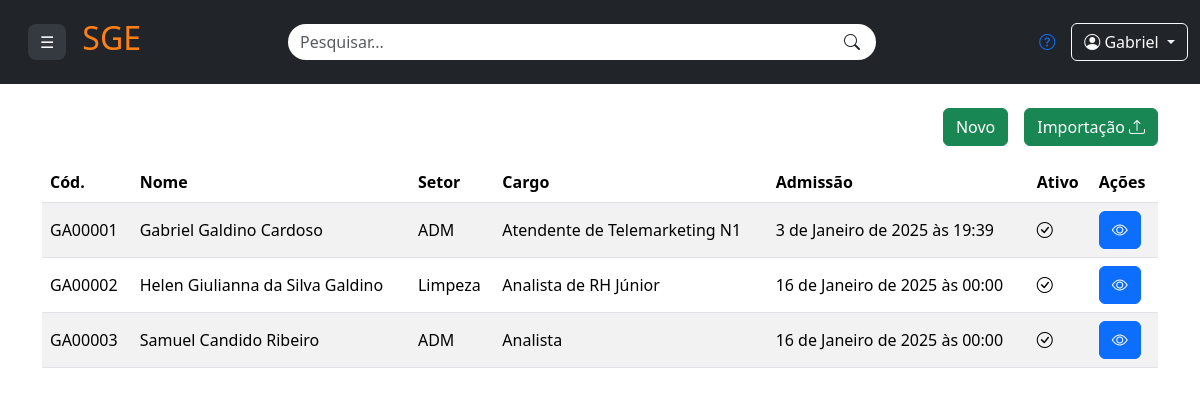
The page /colaboradores/ (signed in) on the database as committed earlier.
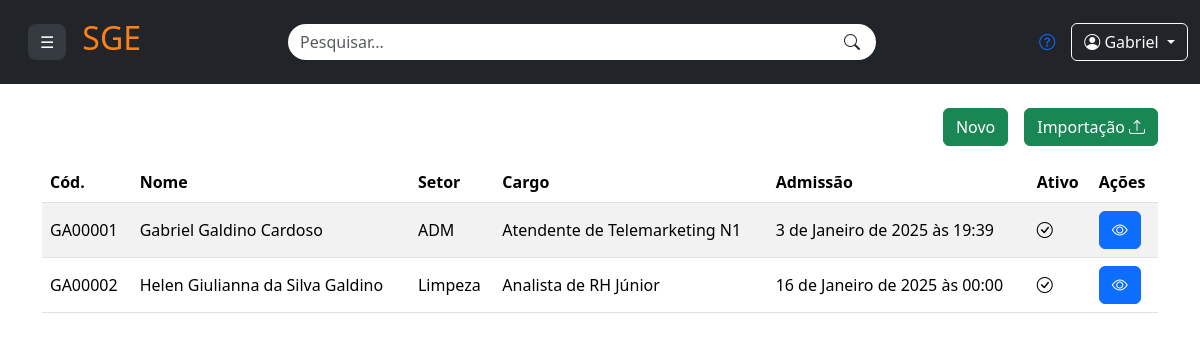
The same page on the database as committed later.
### Usuario/models.py (models this page shows, shortened)
class Colaborador(AbstractUser):
    def validar_cpf(value):
        cpf = CPF()
        if not cpf.validate(value):
            raise ValidationError('CPF inválido.')
    cpf = models.CharField(max_length=14, unique=True, validators=[validar_cpf])
    email = models.EmailField(max_length=50, unique=True)
    telefone = models.CharField(max_length=15, blank=True, null=True)
    endereco = models.ForeignKey(
        Endereco, on_delete=models.PROTECT, blank=True, null=True)
    data_nascimento = models.DateField(blank=True, null=True)
    empresa = models.ForeignKey(
        Empresa, on_delete=models.PROTECT, blank=True, null=True, related_name='colaboradores')
    setor = models.ForeignKey(Setor, on_delete=models.PROTECT,
                              blank=True, null=True, related_name='cargo')
    cargo = models.ForeignKey(Cargo, on_delete=models.PROTECT,
                              blank=True, null=True, related_name='cargo')
    matricula = models.CharField(max_length=20, unique=True)
    data_demissao = models.DateField(blank=True, null=True)
    is_active = models.BooleanField(default=1)
    USERNAME_FIELD = 'username'

### Organização/models.py (models this page shows)
class Setor(models.Model):
    nome_setor = models.CharField('Setor', max_length=100, unique=True)
    empresa = models.ForeignKey(Empresa, on_delete=models.CASCADE, related_name='setores')
    def __str__(self):
        return self.nome_setor

class Cargo(models.Model):
    nome_cargo = models.CharField('Cargo', max_length=100, unique=True)
    setor = models.ForeignKey(Setor, on_delete=models.CASCADE, related_name='cargos')
    def __str__(self):
        return self.nome_cargo
    def __init__(self, *args, **kwargs):
        user = kwargs.get('user', None)
        super().__init__(*args, **kwargs)
        if user:
            setores_usuario = Setor.objects.filter(usuario__empresa=user)
            self.fields['nome_setor'].queryset = setores_usuario

### Configurações/views.py (the view, shortened to what this page needs)
# urls.py: path('colaboradores/', colaboradores_view, name='colaboradores'),
def colaboradores_view(request):
    matricula = request.GET.get('matricula')
    colaboradores = Colaborador.objects.filter(empresa=request.user.empresa_id)
    colaborador = None
    form_atualizar = None
    form_endereco = EnderecoForm()
    form_colaborador = ColaboradorForm()
    return render(request, 'colaboradores.html', {
        'colaboradores': colaboradores,
        'form_colaborador': form_colaborador,
        'form_endereco': form_endereco,
        'form_atualizar': form_atualizar,
    })

### Organização/models.py (called while the page is built)
    def __str__(self):
        return self.nome_fantasia

### Configurações/templates/colaboradores.html (shortened to what this page needs)
{% extends 'index.html' %}
{%block css %}
<link rel="stylesheet" href="../static/styles/colaboradores.css">
{%endblock%}
{% block content %}
<div class="container mt-4">
    <div class="d-flex justify-content-end mb-3">
        <button class="btn btn-success" data-bs-toggle="modal" data-bs-target="#modalCadastroColaborador">
            Novo
        </button>
        <button class="btn btn-success" data-bs-toggle="modal" data-bs-target="#importModal" id="btn_import">
            Importação
            <i class="bi bi-upload"></i>
        </button>
    </div>
    <div class="table-responsive">
        <table class="table table-striped">
            <thead>
                <tr>
                    <th>Cód.</th>
                    <th>Nome</th>
                    <th>Setor</th>
                    <th>Cargo</th>
                    <th>Admissão</th>
                    <th>Ativo</th>
                    <th>Ações</th>
                </tr>
            </thead>
            <tbody>
                {% for colaborador in colaboradores %}
                <tr>
                    <td class="align-middle">{{ colaborador.matricula }}</td>
                    <td class="align-middle">{{ colaborador.first_name }} {{ colaborador.last_name }}</td>
                    <td class="align-middle">{{ colaborador.setor }}</td>
                    <td class="align-middle">{{ colaborador.cargo }}</td>
                    <td class="align-middle">{{ colaborador.date_joined }}</td>
                    {% if colaborador.is_active %}
                        <td class="align-middle"><i class="bi bi-check-circle"></i></td>
                    {% else %}
                        <td class="align-middle"><i class="bi bi-x-circle"></i></td>
                    {% endif %}
                    <td>
                        <a href="{% url 'colaboradores' %}?matricula={{ colaborador.matricula }}" class="btn btn-primary view-details">
                            <i class="bi bi-eye"></i>
                        </a>
                    </td>
                </tr>
                {% empty %}
                <tr>
                    <td colspan="5" class="text-center">Nenhum colaborador encontrado.</td>
                </tr>
                {% endfor %}
            </tbody>
        </table>
    </div>
</div>
{% endblock %}

### templates/index.html (shortened to what this page needs)
{% load static %}
<!DOCTYPE html>
<html lang="en">
<head>
    {% block css %}{%endblock%}
    <link href="https://cdn.jsdelivr.net/npm/bootstrap@5.3.0-alpha1/dist/css/bootstrap.min.css" rel="stylesheet">
    <link href="https://cdn.jsdelivr.net/npm/bootstrap@5.3.3/dist/css/bootstrap.min.css" rel="stylesheet">
    <link href="https://cdn.jsdelivr.net/npm/bootstrap-icons/font/bootstrap-icons.css" rel="stylesheet">
</head>
<body>
    {% include 'navigation_bar.html' %}
    {% block content %}
    {% endblock %}
</body>
</html>

### templates/navigation_bar.html (shortened to what this page needs)
{% load static %}
<head>
    <link rel="stylesheet" href="{% static 'styles/navigation_bar.css' %}">
</head>
<nav class="navbar navbar-lg navbar-dark bg-dark">
    <div class="container-fluid">
        <button class="btn btn-custom m-3" type="button" data-bs-toggle="offcanvas" data-bs-target="#offcanvasMenu"
            aria-controls="offcanvasMenu">
            ☰
        </button>
        <div class="mx-start">
            <h2 class="text-center" style="color: rgb(255, 128, 18);">SGE</h2>
        </div>
        <form class="d-flex mx-auto w-50">
            <div class="input-group">
                <input class="form-control rounded-pill pe-5 border-0" type="search" placeholder="Pesquisar..."
                    aria-label="Search">
                <i class="bi bi-search position-absolute top-50 end-0 translate-middle-y pe-3"></i>
            </div>
        </form>
        <a href="" class="mx-3">
            <i class="bi bi-question-circle"></i>
        </a>
        <div class="dropdown">
            <button class="btn btn-outline-light dropdown-toggle" type="button" id="userDropdown"
                data-bs-toggle="dropdown" aria-expanded="false">
                <i class="bi bi-person-circle"></i> {{request.user.first_name}}
            </button>
        </div>
    </div>
</nav>

### static/styles/navigation_bar.css (style rules this page uses)
.btn-custom { background-color: #343a40; color: #ffffff; border-radius: 8px; border: none; }

Rows that differ between the two databases and show on the page:
removed Colaborador: matricula "GA00003", first_name "Samuel", last_name "Candido Ribeiro", setor "ADM", cargo "Analista", date_joined "16 de Janeiro de 2025 às 00:00", is_active True (drawn)
